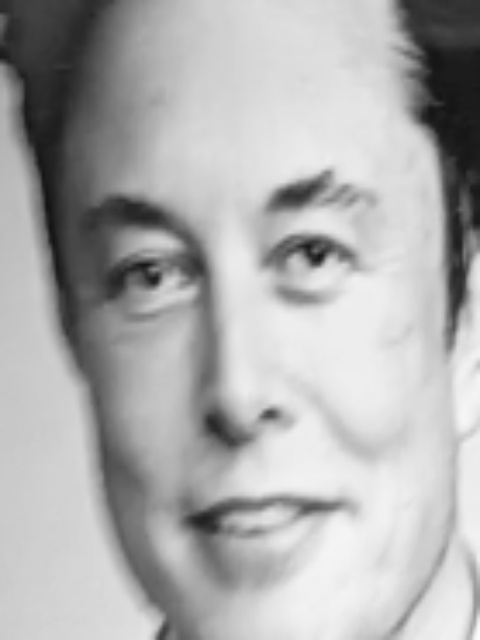
#> input picture dataset/elonmusk/00002.jpg, 480 x 640 px, given in place of the camera
$ python datapreperation.py
#> lines starting #> are read from the running program, lines starting #| are printed output that depends on the picture; after the words box and inside, x2 and y2 are one past the last pixel; in counts of white or black regions, pixels touching at a corner belong together
import imutils # for image processing like rotation,translation,resizing
import time
import cv2  # importing opencv library
import csv  # this module is used to operate csv file.
import os
# this module provides functions for interacting with operating system

cascade = 'haarcascade_frontalface_default.xml'
detector = cv2.CascadeClassifier(cascade) # loading the classifier

# creating a file with the student name

Name = str(input("Enter your Name : "))
#> the answer given: dataset/elonmusk/00002.jpg
Roll_Number = int(input("Enter your Roll_Number : "))
#> the answer given: 3
dataset = 'dataset'
sub_data = Name
path = os.path.join(dataset, sub_data)


if not os.path.isdir(path):
    os.mkdir(path)
    print(sub_data + "file is created.")

# entering the details of student in csv file
info = [str(Name), str(Roll_Number)]
with open('student.csv', 'a') as csvFile:  # open a file to append
    # creating a writer object
    write = csv.writer(csvFile)
    # writing a row
    write.writerow(info)
csvFile.close()

print("Starting video stream...")
cam = cv2.VideoCapture(1, cv2.CAP_DSHOW)  # define object of video captured
time.sleep(2.0)
total = 0

while total < 100 :

    _, frame = cam.read()
#> frame is the input picture: shape (640, 480, 3); min 19, max 252, mean 174.5
    width,height,c=frame.shape
#> width = 640; height = 480; c = 3
    #img = imutils.resize(frame, width=400)  # resizing the image
    gray = cv2.cvtColor(frame, cv2.COLOR_BGR2GRAY)
    rects = detector.detectMultiScale(
        gray, scaleFactor=1.1,
        minNeighbors=5, minSize=(30, 30))    # for detecting the face and eyes
#> rects = [[27, 91, 427, 427]]
    # convert to grayscale image and reduce the size of 10%(scale factor).
    # it gives the output as dimensions rect(x,y,w,h) of the face

    for (x, y, w, h) in rects:
        cv2.rectangle(frame, (x, y), (x + w, y + h), (0, 255, 0), 2)  # to draw a rectangle on the image frame.color(BGR)
        p = os.path.sep.join([path, "{}.jpg".format(
            str(total).zfill(5))])  # zfill adds zero at the beginning of the story.
        img = gray[y:y + h, x:x + w]
        img = cv2.resize(img, (width, height))
        try:
            cv2.imwrite(p, img)
            total += 1
            print(total)
        except:
            print("face not found")
#> this loop made 1 pass
#> (x, y, w, h, total) on pass 1: (27, 91, 427, 427, 1)
#| 1
#> pass 1, `img = gray[y:y + h, x:x + w]`:
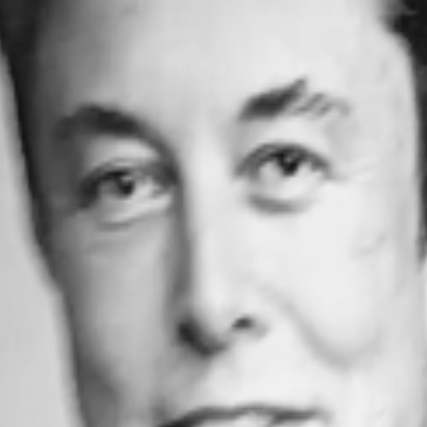
#> img: shape (427, 427); min 19, max 242, mean 175.6
#> pass 1, `img = cv2.resize(img, (width, height))`:
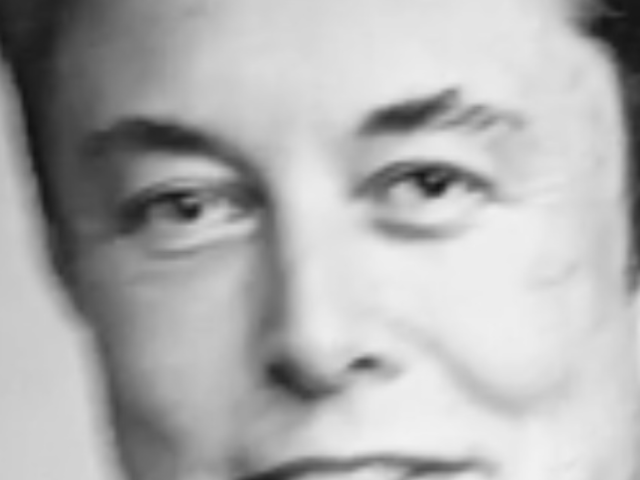
#> img: shape (480, 640); min 19, max 242, mean 175.5
#> after the loop:
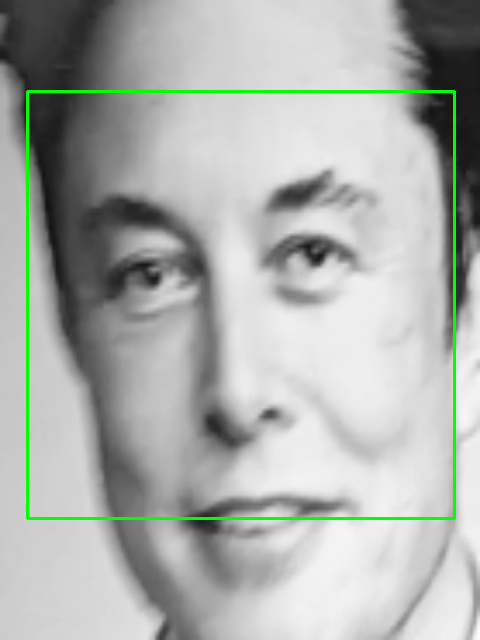
#> frame: shape (640, 480, 3); 1.67% of pixels changed, all inside (x1, y1, x2, y2) = (26, 90, 456, 520)
#> after the loop, total = 1

    cv2.imshow("Frame", frame)
    key = cv2.waitKey(1) & 0xFF  # it will display the image for one second. the 0xFF does an operation and returns the last 8 bit digits
#> (key q is pressed here)
    if key == ord("q"):
        break

cam.release()
cv2.destroyAllWindows()

$ run again, on dataset/elonmusk/00003.jpg
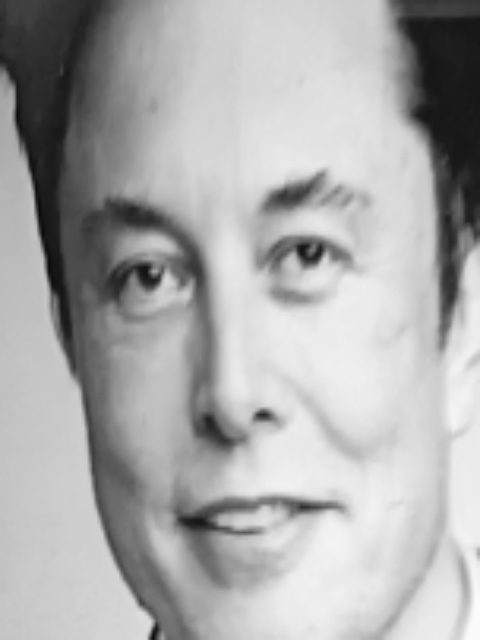
#> input picture dataset/elonmusk/00003.jpg, 480 x 640 px, given in place of the camera
#> frame is the input picture: shape (640, 480, 3); min 7, max 252, mean 171.4
#> rects = [[26, 92, 422, 422]]
#> the loop `for (x, y, w, h) in rects:` made 1 pass
#> (x, y, w, h, total) on pass 1: (26, 92, 422, 422, 1)
#> (printed output is left out)
#> pass 1, `img = cv2.resize(img, (width, height))`:
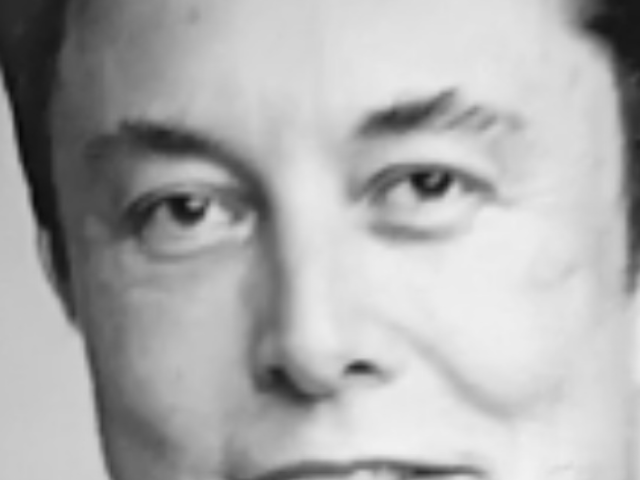
#> img: shape (480, 640); min 7, max 242, mean 172.9
#> after the loop `for (x, y, w, h) in rects:`:
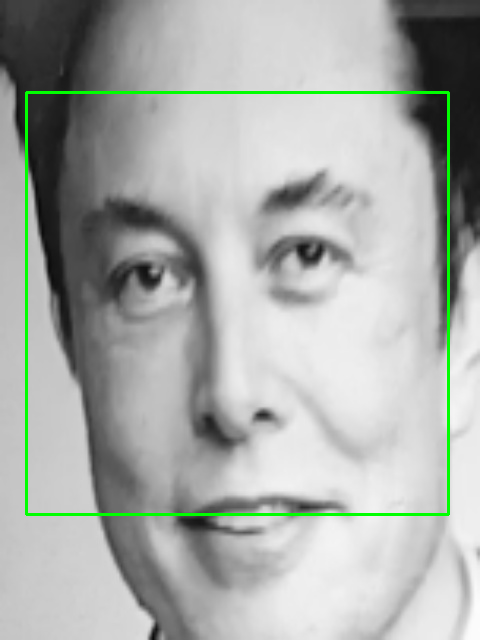
#> frame: shape (640, 480, 3); 1.65% of pixels changed, all inside (x1, y1, x2, y2) = (25, 91, 450, 516)
#> after the loop `for (x, y, w, h) in rects:`: total = 1

$ run again, on dataset/elonmusk/00005.jpg
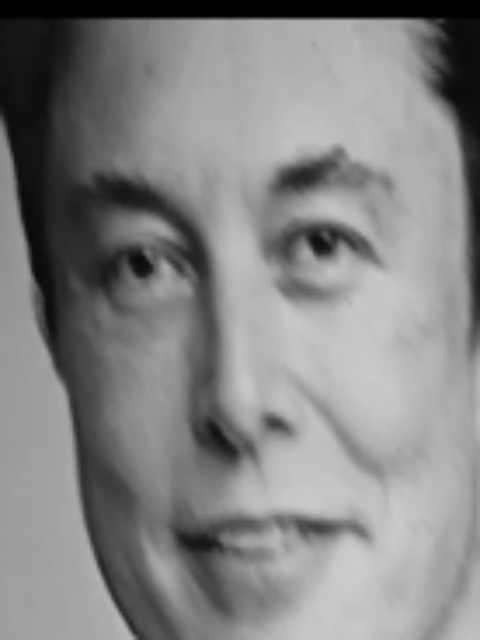
#> input picture dataset/elonmusk/00005.jpg, 480 x 640 px, given in place of the camera
#> frame is the input picture: shape (640, 480, 3); min 0, max 205, mean 132
#> rects = [[24, 78, 438, 438]]
#> the loop `for (x, y, w, h) in rects:` made 1 pass
#> (x, y, w, h, total) on pass 1: (24, 78, 438, 438, 1)
#> (printed output is left out)
#> pass 1, `img = cv2.resize(img, (width, height))`:
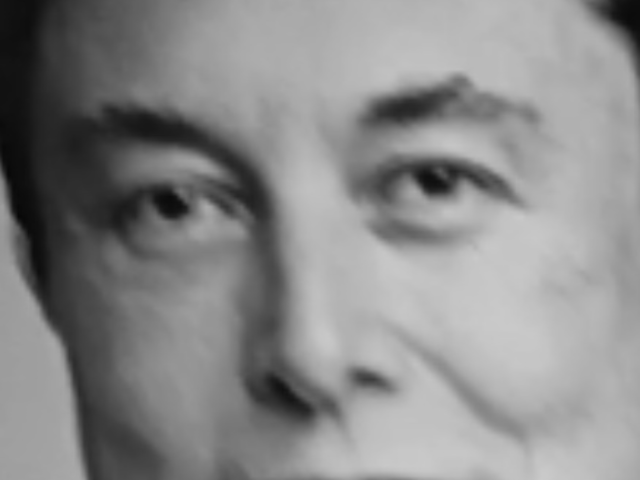
#> img: shape (480, 640); min 7, max 202, mean 137.2
#> after the loop `for (x, y, w, h) in rects:`:
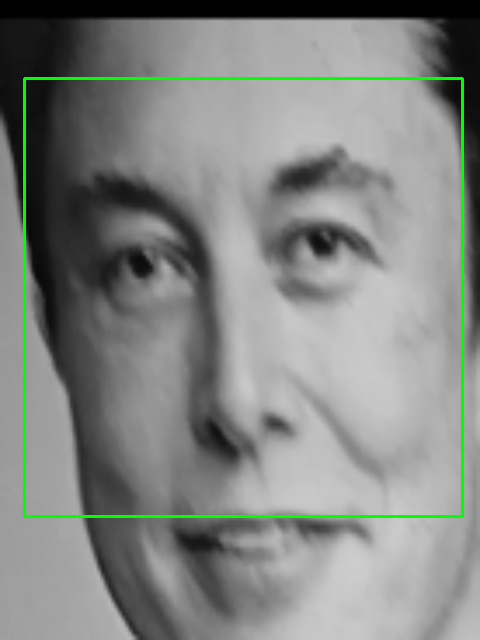
#> frame: shape (640, 480, 3); 1.71% of pixels changed, all inside (x1, y1, x2, y2) = (23, 77, 464, 518)
#> after the loop `for (x, y, w, h) in rects:`: total = 1
